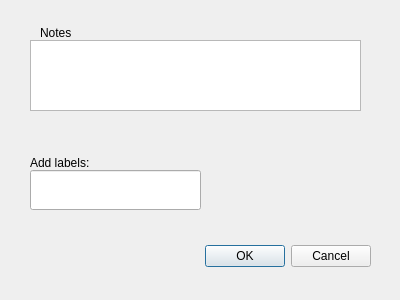
<?xml version="1.0" encoding="UTF-8"?>
<ui version="4.0">
 <class>Dialog</class>
 <widget class="QDialog" name="Dialog">
  <property name="geometry">
   <rect>
    <x>0</x>
    <y>0</y>
    <width>400</width>
    <height>300</height>
   </rect>
  </property>
  <property name="windowTitle">
   <string>Dialog</string>
  </property>
  <widget class="QDialogButtonBox" name="buttonBox">
   <property name="geometry">
    <rect>
     <x>30</x>
     <y>240</y>
     <width>341</width>
     <height>32</height>
    </rect>
   </property>
   <property name="orientation">
    <enum>Qt::Horizontal</enum>
   </property>
   <property name="standardButtons">
    <set>QDialogButtonBox::Cancel|QDialogButtonBox::Ok</set>
   </property>
  </widget>
  <widget class="QTextEdit" name="textEdit">
   <property name="geometry">
    <rect>
     <x>30</x>
     <y>40</y>
     <width>331</width>
     <height>71</height>
    </rect>
   </property>
  </widget>
  <widget class="QLabel" name="note_label">
   <property name="geometry">
    <rect>
     <x>40</x>
     <y>20</y>
     <width>72</width>
     <height>25</height>
    </rect>
   </property>
   <property name="styleSheet">
    <string notr="true">font: 16pt &quot;Adobe Devanagari&quot;;</string>
   </property>
   <property name="text">
    <string>Notes</string>
   </property>
  </widget>
  <widget class="QLabel" name="label_label">
   <property name="geometry">
    <rect>
     <x>30</x>
     <y>150</y>
     <width>161</width>
     <height>25</height>
    </rect>
   </property>
   <property name="styleSheet">
    <string notr="true">font: 16pt &quot;Adobe Devanagari&quot;;</string>
   </property>
   <property name="text">
    <string>Add labels:</string>
   </property>
  </widget>
  <widget class="QLineEdit" name="lineEdit">
   <property name="geometry">
    <rect>
     <x>30</x>
     <y>170</y>
     <width>171</width>
     <height>40</height>
    </rect>
   </property>
  </widget>
 </widget>
 <resources/>
 <connections>
  <connection>
   <sender>buttonBox</sender>
   <signal>accepted()</signal>
   <receiver>Dialog</receiver>
   <slot>accept()</slot>
   <hints>
    <hint type="sourcelabel">
     <x>248</x>
     <y>254</y>
    </hint>
    <hint type="destinationlabel">
     <x>157</x>
     <y>274</y>
    </hint>
   </hints>
  </connection>
  <connection>
   <sender>buttonBox</sender>
   <signal>rejected()</signal>
   <receiver>Dialog</receiver>
   <slot>reject()</slot>
   <hints>
    <hint type="sourcelabel">
     <x>316</x>
     <y>260</y>
    </hint>
    <hint type="destinationlabel">
     <x>286</x>
     <y>274</y>
    </hint>
   </hints>
  </connection>
 </connections>
</ui>
